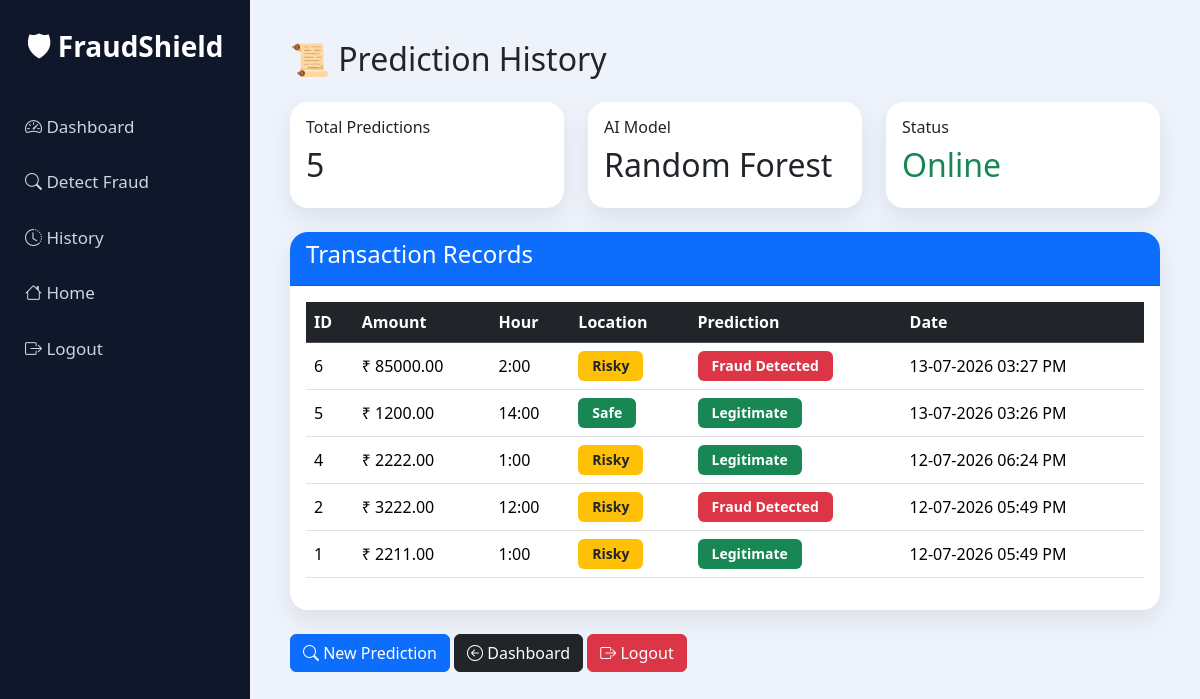
Screenshot of /history (signed in) with the database file from the repository.
### models/transaction.py (models this page shows)
class Transaction(db.Model):
    __tablename__ = "transactions"
    id = db.Column(db.Integer, primary_key=True)
    user_id = db.Column(
        db.Integer,
        db.ForeignKey("users.id"),
        nullable=False
    )
    amount = db.Column(db.Float, nullable=False)
    time = db.Column(db.Integer, nullable=False)
    location_risk = db.Column(db.Integer, nullable=False)
    card_present = db.Column(db.Integer, nullable=False)
    transaction_type = db.Column(db.Integer, nullable=False)
    prediction = db.Column(db.String(50), nullable=False)
    created_at = db.Column(db.DateTime, default=datetime.utcnow)

### routes/history.py (the view)
@history.route("/history")
def view_history():
    if "user_id" not in session:
        return redirect(url_for("auth.login"))
    transactions = Transaction.query.filter_by(
        user_id=session["user_id"]
    ).order_by(
        Transaction.created_at.desc()
    ).all()
    return render_template(
        "history.html",
        transactions=transactions
    )

### templates/history.html (shortened to what this page needs)
<!DOCTYPE html>
<html lang="en">
<head>
<link href="https://cdn.jsdelivr.net/npm/bootstrap@5.3.7/dist/css/bootstrap.min.css" rel="stylesheet">
<link rel="stylesheet"
href="https://cdn.jsdelivr.net/npm/bootstrap-icons@1.11.3/font/bootstrap-icons.css">
</head>
<body>
<div class="sidebar">
<h3>
🛡 FraudShield
</h3>
<a href="/dashboard">
<i class="bi bi-speedometer2"></i>
Dashboard
</a>
<a href="/detect">
<i class="bi bi-search"></i>
Detect Fraud
</a>
<a href="/history">
<i class="bi bi-clock-history"></i>
History
</a>
<a href="/">
<i class="bi bi-house"></i>
Home
</a>
<a href="/logout">
<i class="bi bi-box-arrow-right"></i>
Logout
</a>
</div>
<div class="main">
<h2 class="mb-4">
📜 Prediction History
</h2>
<div class="row mb-4">
<div class="col-md-4">
<div class="card summary-card">
<div class="card-body">
<h6>Total Predictions</h6>
<h2>{{ transactions|length }}</h2>
</div>
</div>
</div>
<div class="col-md-4">
<div class="card summary-card">
<div class="card-body">
<h6>AI Model</h6>
<h2>Random Forest</h2>
</div>
</div>
</div>
<div class="col-md-4">
<div class="card summary-card">
<div class="card-body">
<h6>Status</h6>
<h2 class="text-success">
Online
</h2>
</div>
</div>
</div>
</div>
<div class="card table-card">
<div class="card-header bg-primary text-white">
<h4>
Transaction Records
</h4>
</div>
<div class="card-body">
{% if transactions %}
<div class="table-responsive">
<table class="table table-hover">
<thead class="table-dark">
<tr>
<th>ID</th>
<th>Amount</th>
<th>Hour</th>
<th>Location</th>
<th>Prediction</th>
<th>Date</th>
</tr>
</thead>
<tbody>
{% for t in transactions %}
<tr>
<td>
{{ t.id }}
</td>
<td>
₹ {{ "%.2f"|format(t.amount) }}
</td>
<td>
{{ t.time }}:00
</td>
<td>
{% if t.location_risk==1 %}
<span class="badge bg-warning text-dark">
Risky
</span>
{% else %}
<span class="badge bg-success">
Safe
</span>
{% endif %}
</td>
<td>
{% if t.prediction=="Fraud Detected" %}
<span class="badge bg-danger">
Fraud Detected
</span>
{% else %}
<span class="badge bg-success">
Legitimate
</span>
{% endif %}
</td>
<td>
{{ t.created_at.strftime("%d-%m-%Y %I:%M %p") }}
</td>
</tr>
{% endfor %}
</tbody>
</table>
</div>
{% else %}
<div class="alert alert-info">
No transaction history found.
</div>
{% endif %}
</div>
</div>
<div class="mt-4">
<a href="/detect" class="btn btn-primary">
<i class="bi bi-search"></i>
New Prediction
</a>
<a href="/dashboard" class="btn btn-dark">
<i class="bi bi-arrow-left-circle"></i>
Dashboard
</a>
<a href="/logout" class="btn btn-danger">
<i class="bi bi-box-arrow-right"></i>
Logout
</a>
</div>
</div>
</body>
</html>

### templates/history.html (style rules this page uses)
body { background:#eef3fb; font-family:'Segoe UI',sans-serif; }
.sidebar { position:fixed; left:0; top:0; width:250px; height:100vh; background:#0f172a; padding-top:30px; }
.sidebar h3 { color:white; text-align:center; margin-bottom:35px; font-weight:700; }
.sidebar a { display:block; padding:15px 25px; text-decoration:none; color:#cbd5e1; transition:.3s; font-size:17px; }
.main { margin-left:250px; padding:40px; }
.summary-card { border:none; border-radius:18px; box-shadow:0 10px 25px rgba(0,0,0,.08); }
.table-card { border:none; border-radius:18px; box-shadow:0 10px 25px rgba(0,0,0,.08); overflow:hidden; }
.table td, .table th { vertical-align:middle; }
.badge { padding:8px 14px; font-size:14px; }

### rows the page displays
Transaction: id "6", amount "85000.00", time "2", location_risk "Risky", prediction "Fraud Detected", created_at "13-07-2026 03:27 PM"
Transaction: id "5", amount "1200.00", time "14", location_risk "Safe", shows "Legitimate", created_at "13-07-2026 03:26 PM"
Transaction: id "4", amount "2222.00", time "1", location_risk "Risky", shows "Legitimate", created_at "12-07-2026 06:24 PM"
Transaction: id "2", amount "3222.00", time "12", location_risk "Risky", prediction "Fraud Detected", created_at "12-07-2026 05:49 PM"
Transaction: id "1", amount "2211.00", time "1", location_risk "Risky", shows "Legitimate", created_at "12-07-2026 05:49 PM"

### other values shown
{{ transactions|length }} "5"
